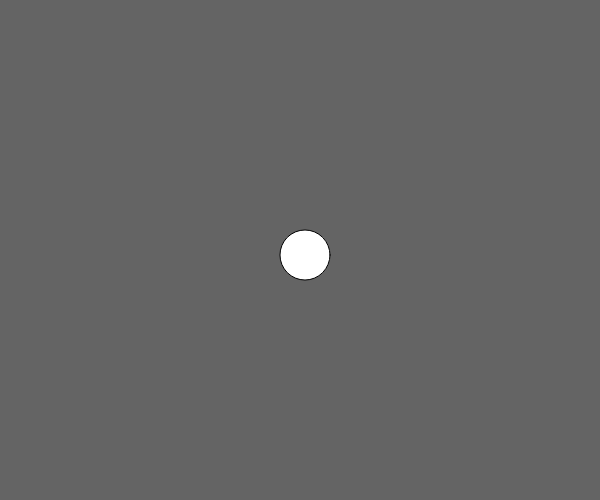
Frame 1 (no input)
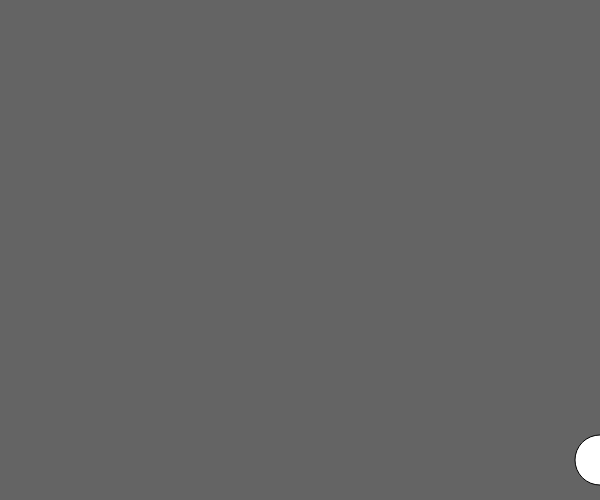
Frame 60 (no input)
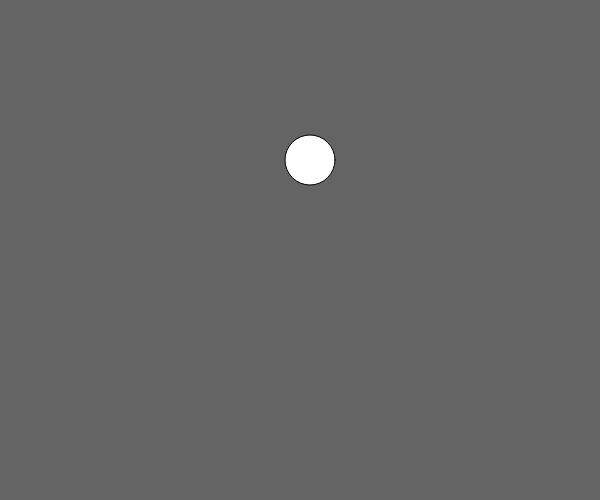
Frame 120 (the mouse pressed at the canvas centre since frame 60)

The p5.js sketch that drew these frames (run headless with seeded random() and noise() and a simulated clock; from frame 60 on, the mouse is pressed at the canvas centre):

// p5.js sketch
// ── sketch.js
let ball;
function setup() {
  createCanvas(600, 500);
  background(100);
  ball = new Ball(width/2, height/2, 5, 5);
}
function draw() {
  background(100);
  ball.update();
  ball.show();

}


// ── Ball.js
class Ball {

  constructor(x, y, xspeed, yspeed) {
    this.pos = createVector(x, y);
    this.vel = createVector(xspeed, yspeed);
  }
  update() {
    this.pos = this.pos.add(this.vel);
    if (this.pos.x < 0 || this.pos.x > width) this.vel.x *= -1;
    if (this.pos.y < 0 || this.pos.y > height) this.vel.y *= -1;    
  }
  show() {
    ellipse(this.pos.x, this.pos.y, 50, 50);

  }

}
